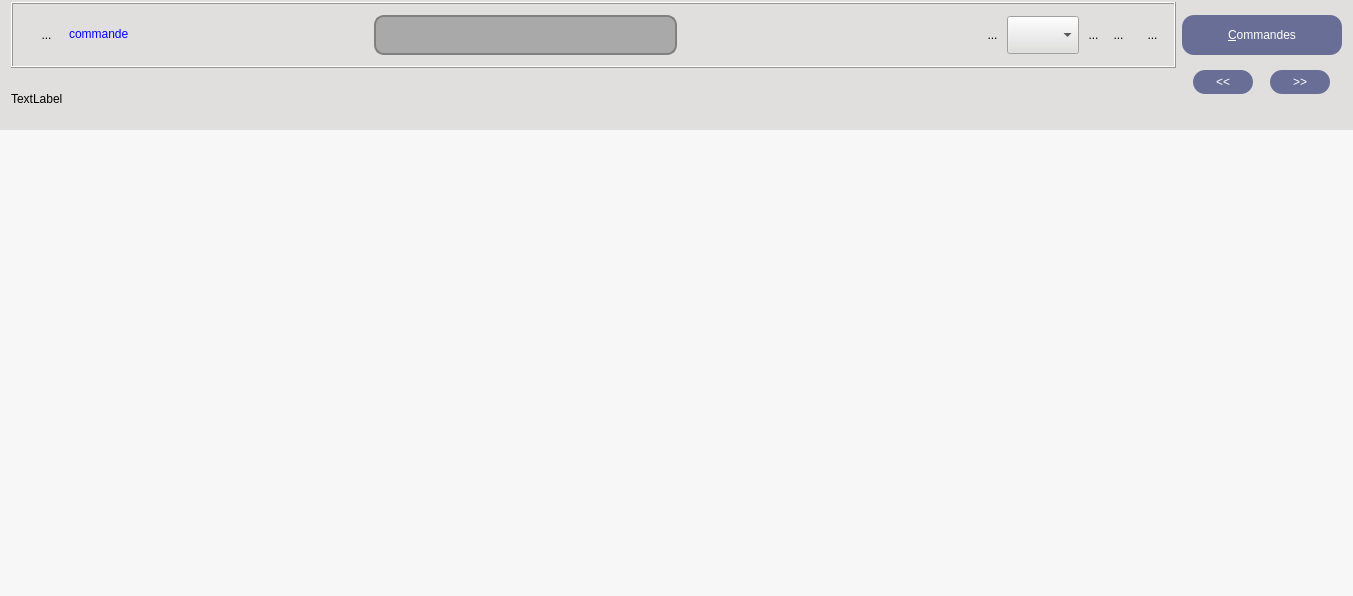
<?xml version="1.0" encoding="UTF-8"?>
<ui version="4.0">
 <class>WidgetCommande</class>
 <widget class="QWidget" name="WidgetCommande">
  <property name="geometry">
   <rect>
    <x>0</x>
    <y>0</y>
    <width>1353</width>
    <height>596</height>
   </rect>
  </property>
  <property name="sizePolicy">
   <sizepolicy hsizetype="Expanding" vsizetype="Expanding">
    <horstretch>0</horstretch>
    <verstretch>0</verstretch>
   </sizepolicy>
  </property>
  <property name="minimumSize">
   <size>
    <width>0</width>
    <height>0</height>
   </size>
  </property>
  <property name="windowTitle">
   <string>DCommandeUnique</string>
  </property>
  <property name="toolTip">
   <string/>
  </property>
  <property name="styleSheet">
   <string notr="true">background-color : rgb(224,223,222);
font : 'times' 9px</string>
  </property>
  <layout class="QVBoxLayout" name="verticalLayout_4">
   <property name="spacing">
    <number>0</number>
   </property>
   <property name="margin">
    <number>0</number>
   </property>
   <item>
    <widget class="QWidget" name="frameAffichage" native="true">
     <property name="sizePolicy">
      <sizepolicy hsizetype="Preferred" vsizetype="Fixed">
       <horstretch>0</horstretch>
       <verstretch>0</verstretch>
      </sizepolicy>
     </property>
     <property name="minimumSize">
      <size>
       <width>0</width>
       <height>130</height>
      </size>
     </property>
     <property name="maximumSize">
      <size>
       <width>16777215</width>
       <height>130</height>
      </size>
     </property>
     <property name="styleSheet">
      <string notr="true">background-color:rgb(224,223,222)</string>
     </property>
     <layout class="QGridLayout" name="gridLayout_2">
      <property name="topMargin">
       <number>2</number>
      </property>
      <property name="bottomMargin">
       <number>3</number>
      </property>
      <property name="verticalSpacing">
       <number>2</number>
      </property>
      <item row="0" column="0">
       <widget class="QFrame" name="frame_2">
        <property name="sizePolicy">
         <sizepolicy hsizetype="Preferred" vsizetype="Fixed">
          <horstretch>0</horstretch>
          <verstretch>0</verstretch>
         </sizepolicy>
        </property>
        <property name="frameShape">
         <enum>QFrame::Box</enum>
        </property>
        <property name="frameShadow">
         <enum>QFrame::Raised</enum>
        </property>
        <layout class="QHBoxLayout" name="horizontalLayout">
         <property name="spacing">
          <number>0</number>
         </property>
         <item>
          <spacer name="horizontalSpacer_5">
           <property name="orientation">
            <enum>Qt::Horizontal</enum>
           </property>
           <property name="sizeType">
            <enum>QSizePolicy::Fixed</enum>
           </property>
           <property name="sizeHint" stdset="0">
            <size>
             <width>13</width>
             <height>20</height>
            </size>
           </property>
          </spacer>
         </item>
         <item>
          <widget class="MonBoutonValide" name="RBValide">
           <property name="minimumSize">
            <size>
             <width>17</width>
             <height>31</height>
            </size>
           </property>
           <property name="maximumSize">
            <size>
             <width>21</width>
             <height>31</height>
            </size>
           </property>
           <property name="focusPolicy">
            <enum>Qt::ClickFocus</enum>
           </property>
           <property name="toolTip">
            <string>Affiche le rapport de validité de la commande</string>
           </property>
           <property name="styleSheet">
            <string notr="true">border : 0px</string>
           </property>
           <property name="text">
            <string>...</string>
           </property>
           <property name="icon">
            <iconset>
             <normaloff>../../../.designer/Editeur/icons/ast-green-ball.png</normaloff>../../../.designer/Editeur/icons/ast-green-ball.png</iconset>
           </property>
           <property name="iconSize">
            <size>
             <width>21</width>
             <height>31</height>
            </size>
           </property>
          </widget>
         </item>
         <item>
          <spacer name="horizontalSpacer_3">
           <property name="orientation">
            <enum>Qt::Horizontal</enum>
           </property>
           <property name="sizeType">
            <enum>QSizePolicy::Fixed</enum>
           </property>
           <property name="sizeHint" stdset="0">
            <size>
             <width>13</width>
             <height>20</height>
            </size>
           </property>
          </spacer>
         </item>
         <item>
          <widget class="MonLabelClic" name="labelNomCommande">
           <property name="sizePolicy">
            <sizepolicy hsizetype="MinimumExpanding" vsizetype="Fixed">
             <horstretch>0</horstretch>
             <verstretch>0</verstretch>
            </sizepolicy>
           </property>
           <property name="minimumSize">
            <size>
             <width>150</width>
             <height>31</height>
            </size>
           </property>
           <property name="frameShape">
            <enum>QFrame::NoFrame</enum>
           </property>
           <property name="frameShadow">
            <enum>QFrame::Raised</enum>
           </property>
           <property name="text">
            <string>&lt;html&gt;&lt;head/&gt;&lt;body&gt;&lt;p&gt;&lt;span style=&quot; color:#0000ff;&quot;&gt;commande &lt;/span&gt;&lt;/p&gt;&lt;/body&gt;&lt;/html&gt;</string>
           </property>
          </widget>
         </item>
         <item>
          <spacer name="toto">
           <property name="orientation">
            <enum>Qt::Horizontal</enum>
           </property>
           <property name="sizeType">
            <enum>QSizePolicy::Maximum</enum>
           </property>
           <property name="sizeHint" stdset="0">
            <size>
             <width>2</width>
             <height>40</height>
            </size>
           </property>
          </spacer>
         </item>
         <item>
          <widget class="QLineEdit" name="LENom">
           <property name="sizePolicy">
            <sizepolicy hsizetype="MinimumExpanding" vsizetype="Preferred">
             <horstretch>0</horstretch>
             <verstretch>0</verstretch>
            </sizepolicy>
           </property>
           <property name="toolTip">
            <string>Nom de l'objet. Seuls, les objets valides peuvent être nommés</string>
           </property>
           <property name="styleSheet">
            <string notr="true"> QLineEdit {
     border: 2px solid gray;
     border-radius: 10px;
     padding: 0 8px;
     background: darkgray;
   /*  selection-background-color: darkgray;*/
 }
QLineEdit:disabled
{
    background: lightgray;
}
/*read-only {
     background: lightblue;*/</string>
           </property>
           <property name="readOnly">
            <bool>false</bool>
           </property>
          </widget>
         </item>
         <item>
          <spacer name="horizontalSpacer_7">
           <property name="orientation">
            <enum>Qt::Horizontal</enum>
           </property>
           <property name="sizeHint" stdset="0">
            <size>
             <width>108</width>
             <height>20</height>
            </size>
           </property>
          </spacer>
         </item>
         <item>
          <spacer name="horizontalSpacer_2">
           <property name="orientation">
            <enum>Qt::Horizontal</enum>
           </property>
           <property name="sizeType">
            <enum>QSizePolicy::Ignored</enum>
           </property>
           <property name="sizeHint" stdset="0">
            <size>
             <width>2</width>
             <height>40</height>
            </size>
           </property>
          </spacer>
         </item>
         <item>
          <layout class="QHBoxLayout" name="horizontalLayout_2">
           <property name="spacing">
            <number>4</number>
           </property>
           <property name="sizeConstraint">
            <enum>QLayout::SetFixedSize</enum>
           </property>
           <item>
            <widget class="QToolButton" name="RBRun">
             <property name="minimumSize">
              <size>
               <width>21</width>
               <height>31</height>
              </size>
             </property>
             <property name="maximumSize">
              <size>
               <width>21</width>
               <height>31</height>
              </size>
             </property>
             <property name="focusPolicy">
              <enum>Qt::ClickFocus</enum>
             </property>
             <property name="toolTip">
              <string>Lance un script associé à la commande</string>
             </property>
             <property name="styleSheet">
              <string notr="true">border : 0px</string>
             </property>
             <property name="text">
              <string>...</string>
             </property>
             <property name="icon">
              <iconset>
               <normaloff>../../../.designer/Editeur/icons/roue.png</normaloff>../../../.designer/Editeur/icons/roue.png</iconset>
             </property>
             <property name="iconSize">
              <size>
               <width>21</width>
               <height>31</height>
              </size>
             </property>
            </widget>
           </item>
           <item>
            <widget class="QComboBox" name="CBScripts">
             <property name="sizePolicy">
              <sizepolicy hsizetype="Preferred" vsizetype="Fixed">
               <horstretch>0</horstretch>
               <verstretch>0</verstretch>
              </sizepolicy>
             </property>
             <property name="minimumSize">
              <size>
               <width>0</width>
               <height>38</height>
              </size>
             </property>
             <property name="frame">
              <bool>true</bool>
             </property>
            </widget>
           </item>
           <item>
            <widget class="QToolButton" name="RBInfo">
             <property name="minimumSize">
              <size>
               <width>21</width>
               <height>31</height>
              </size>
             </property>
             <property name="maximumSize">
              <size>
               <width>31</width>
               <height>31</height>
              </size>
             </property>
             <property name="focusPolicy">
              <enum>Qt::ClickFocus</enum>
             </property>
             <property name="toolTip">
              <string>ouvre un navigateur sur l'aide contextuelle</string>
             </property>
             <property name="styleSheet">
              <string notr="true">border : 0px</string>
             </property>
             <property name="text">
              <string>...</string>
             </property>
             <property name="icon">
              <iconset>
               <normaloff>../../../.designer/Editeur/icons/point-interrogation.png</normaloff>../../../.designer/Editeur/icons/point-interrogation.png</iconset>
             </property>
             <property name="iconSize">
              <size>
               <width>21</width>
               <height>31</height>
              </size>
             </property>
            </widget>
           </item>
           <item>
            <widget class="QToolButton" name="RBRegle">
             <property name="minimumSize">
              <size>
               <width>21</width>
               <height>31</height>
              </size>
             </property>
             <property name="maximumSize">
              <size>
               <width>31</width>
               <height>31</height>
              </size>
             </property>
             <property name="focusPolicy">
              <enum>Qt::ClickFocus</enum>
             </property>
             <property name="toolTip">
              <string>affiche les régles de validité</string>
             </property>
             <property name="styleSheet">
              <string notr="true">border : 0px</string>
             </property>
             <property name="text">
              <string>...</string>
             </property>
             <property name="icon">
              <iconset>
               <normaloff>../../../.designer/Editeur/icons/lettreRblanc30.png</normaloff>../../../.designer/Editeur/icons/lettreRblanc30.png</iconset>
             </property>
             <property name="iconSize">
              <size>
               <width>21</width>
               <height>31</height>
              </size>
             </property>
            </widget>
           </item>
          </layout>
         </item>
         <item>
          <spacer name="horizontalSpacer_4">
           <property name="orientation">
            <enum>Qt::Horizontal</enum>
           </property>
           <property name="sizeType">
            <enum>QSizePolicy::Fixed</enum>
           </property>
           <property name="sizeHint" stdset="0">
            <size>
             <width>13</width>
             <height>20</height>
            </size>
           </property>
          </spacer>
         </item>
         <item>
          <widget class="QToolButton" name="RBPoubelle">
           <property name="minimumSize">
            <size>
             <width>21</width>
             <height>31</height>
            </size>
           </property>
           <property name="maximumSize">
            <size>
             <width>21</width>
             <height>31</height>
            </size>
           </property>
           <property name="focusPolicy">
            <enum>Qt::ClickFocus</enum>
           </property>
           <property name="toolTip">
            <string>Détruit la commande</string>
           </property>
           <property name="styleSheet">
            <string notr="true">border : 0px</string>
           </property>
           <property name="text">
            <string>...</string>
           </property>
           <property name="icon">
            <iconset>
             <normaloff>../../../.designer/Editeur/icons/deleteRond.png</normaloff>../../../.designer/Editeur/icons/deleteRond.png</iconset>
           </property>
           <property name="iconSize">
            <size>
             <width>21</width>
             <height>31</height>
            </size>
           </property>
          </widget>
         </item>
        </layout>
        <zorder>RBValide</zorder>
        <zorder>labelNomCommande</zorder>
        <zorder>LENom</zorder>
        <zorder>horizontalSpacer_3</zorder>
        <zorder>horizontalSpacer_4</zorder>
        <zorder>RBPoubelle</zorder>
        <zorder>horizontalSpacer_5</zorder>
        <zorder>horizontalSpacer_7</zorder>
       </widget>
      </item>
      <item row="0" column="1">
       <widget class="QPushButton" name="bCatalogue">
        <property name="sizePolicy">
         <sizepolicy hsizetype="Fixed" vsizetype="Fixed">
          <horstretch>0</horstretch>
          <verstretch>0</verstretch>
         </sizepolicy>
        </property>
        <property name="minimumSize">
         <size>
          <width>160</width>
          <height>40</height>
         </size>
        </property>
        <property name="focusPolicy">
         <enum>Qt::ClickFocus</enum>
        </property>
        <property name="toolTip">
         <string>Affiche les commandes possibles</string>
        </property>
        <property name="styleSheet">
         <string notr="true">background-color:rgb(104,110,149);
color :white;
border-radius : 12px
</string>
        </property>
        <property name="text">
         <string>&amp;Commandes</string>
        </property>
        <property name="shortcut">
         <string>Shift+A, Alt+A, Alt+A, Alt+A</string>
        </property>
        <property name="autoDefault">
         <bool>true</bool>
        </property>
        <property name="default">
         <bool>true</bool>
        </property>
       </widget>
      </item>
      <item row="1" column="0">
       <widget class="QLabel" name="labelDoc">
        <property name="text">
         <string>TextLabel</string>
        </property>
       </widget>
      </item>
      <item row="1" column="1">
       <layout class="QGridLayout" name="gridLayout">
        <property name="verticalSpacing">
         <number>0</number>
        </property>
        <item row="0" column="0">
         <widget class="QPushButton" name="bAvant">
          <property name="sizePolicy">
           <sizepolicy hsizetype="Fixed" vsizetype="Fixed">
            <horstretch>0</horstretch>
            <verstretch>0</verstretch>
           </sizepolicy>
          </property>
          <property name="minimumSize">
           <size>
            <width>60</width>
            <height>24</height>
           </size>
          </property>
          <property name="maximumSize">
           <size>
            <width>60</width>
            <height>24</height>
           </size>
          </property>
          <property name="focusPolicy">
           <enum>Qt::ClickFocus</enum>
          </property>
          <property name="toolTip">
           <string>Affiche le formulaire de la commande précédente</string>
          </property>
          <property name="styleSheet">
           <string notr="true">background-color:rgb(104,110,149);
color :white;
border-radius : 12px
</string>
          </property>
          <property name="text">
           <string>&lt;&lt;</string>
          </property>
          <property name="shortcut">
           <string>Shift+A, Alt+A, Alt+A, Alt+A</string>
          </property>
          <property name="autoDefault">
           <bool>true</bool>
          </property>
          <property name="default">
           <bool>true</bool>
          </property>
         </widget>
        </item>
        <item row="0" column="1">
         <widget class="QPushButton" name="bApres">
          <property name="sizePolicy">
           <sizepolicy hsizetype="Fixed" vsizetype="Fixed">
            <horstretch>0</horstretch>
            <verstretch>0</verstretch>
           </sizepolicy>
          </property>
          <property name="minimumSize">
           <size>
            <width>60</width>
            <height>24</height>
           </size>
          </property>
          <property name="maximumSize">
           <size>
            <width>60</width>
            <height>24</height>
           </size>
          </property>
          <property name="focusPolicy">
           <enum>Qt::ClickFocus</enum>
          </property>
          <property name="toolTip">
           <string>Affiche le formulaire de la commande suivante</string>
          </property>
          <property name="styleSheet">
           <string notr="true">background-color:rgb(104,110,149);
color :white;
border-radius : 12px
</string>
          </property>
          <property name="text">
           <string>&gt;&gt;</string>
          </property>
          <property name="shortcut">
           <string>Shift+A, Alt+A, Alt+A, Alt+A</string>
          </property>
          <property name="autoDefault">
           <bool>true</bool>
          </property>
          <property name="default">
           <bool>true</bool>
          </property>
         </widget>
        </item>
        <item row="1" column="0">
         <spacer name="verticalSpacer_2">
          <property name="orientation">
           <enum>Qt::Vertical</enum>
          </property>
          <property name="sizeHint" stdset="0">
           <size>
            <width>20</width>
            <height>0</height>
           </size>
          </property>
         </spacer>
        </item>
       </layout>
      </item>
     </layout>
    </widget>
   </item>
   <item>
    <widget class="QScrollArea" name="scrollAreaCommandes">
     <property name="minimumSize">
      <size>
       <width>0</width>
       <height>81</height>
      </size>
     </property>
     <property name="styleSheet">
      <string notr="true">background : rgb(247,247,247)


</string>
     </property>
     <property name="frameShape">
      <enum>QFrame::NoFrame</enum>
     </property>
     <property name="verticalScrollBarPolicy">
      <enum>Qt::ScrollBarAsNeeded</enum>
     </property>
     <property name="horizontalScrollBarPolicy">
      <enum>Qt::ScrollBarAsNeeded</enum>
     </property>
     <property name="widgetResizable">
      <bool>true</bool>
     </property>
     <widget class="QWidget" name="scrollAreaWidgetContents">
      <property name="geometry">
       <rect>
        <x>0</x>
        <y>0</y>
        <width>1353</width>
        <height>466</height>
       </rect>
      </property>
      <layout class="QVBoxLayout" name="verticalLayout">
       <item>
        <layout class="QVBoxLayout" name="commandesLayout">
         <property name="spacing">
          <number>1</number>
         </property>
        </layout>
       </item>
       <item>
        <spacer name="verticalSpacer">
         <property name="orientation">
          <enum>Qt::Vertical</enum>
         </property>
         <property name="sizeHint" stdset="0">
          <size>
           <width>20</width>
           <height>5</height>
          </size>
         </property>
        </spacer>
       </item>
      </layout>
     </widget>
    </widget>
   </item>
  </layout>
 </widget>
 <layoutdefault spacing="6" margin="11"/>
 <pixmapfunction>qPixmapFromMimeSource</pixmapfunction>
 <customwidgets>
  <customwidget>
   <class>MonBoutonValide</class>
   <extends>QToolButton</extends>
   <header>monBoutonValide.h</header>
  </customwidget>
  <customwidget>
   <class>MonLabelClic</class>
   <extends>QLabel</extends>
   <header>monLabelClic.h</header>
  </customwidget>
 </customwidgets>
 <tabstops>
  <tabstop>LENom</tabstop>
 </tabstops>
 <resources/>
 <connections/>
</ui>
